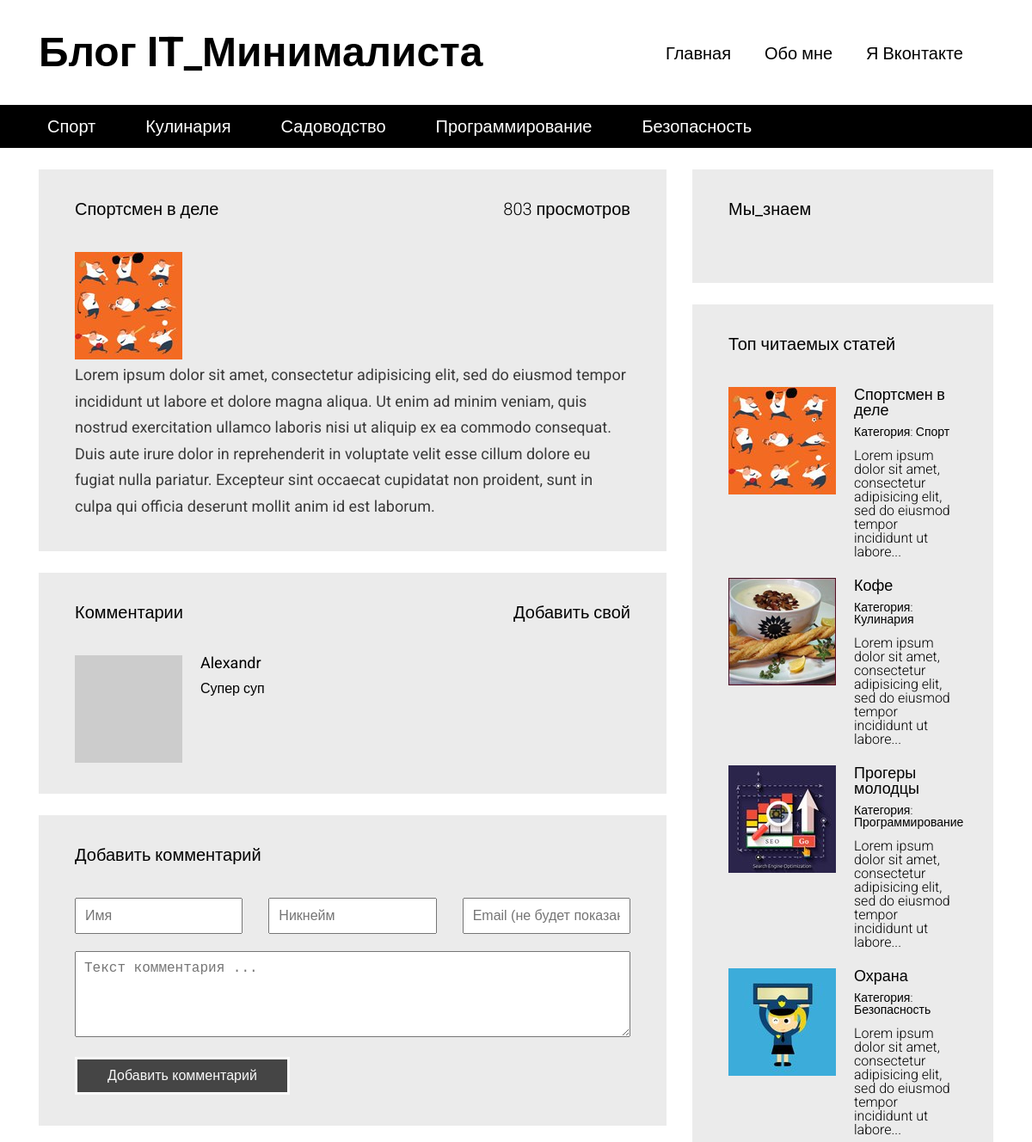
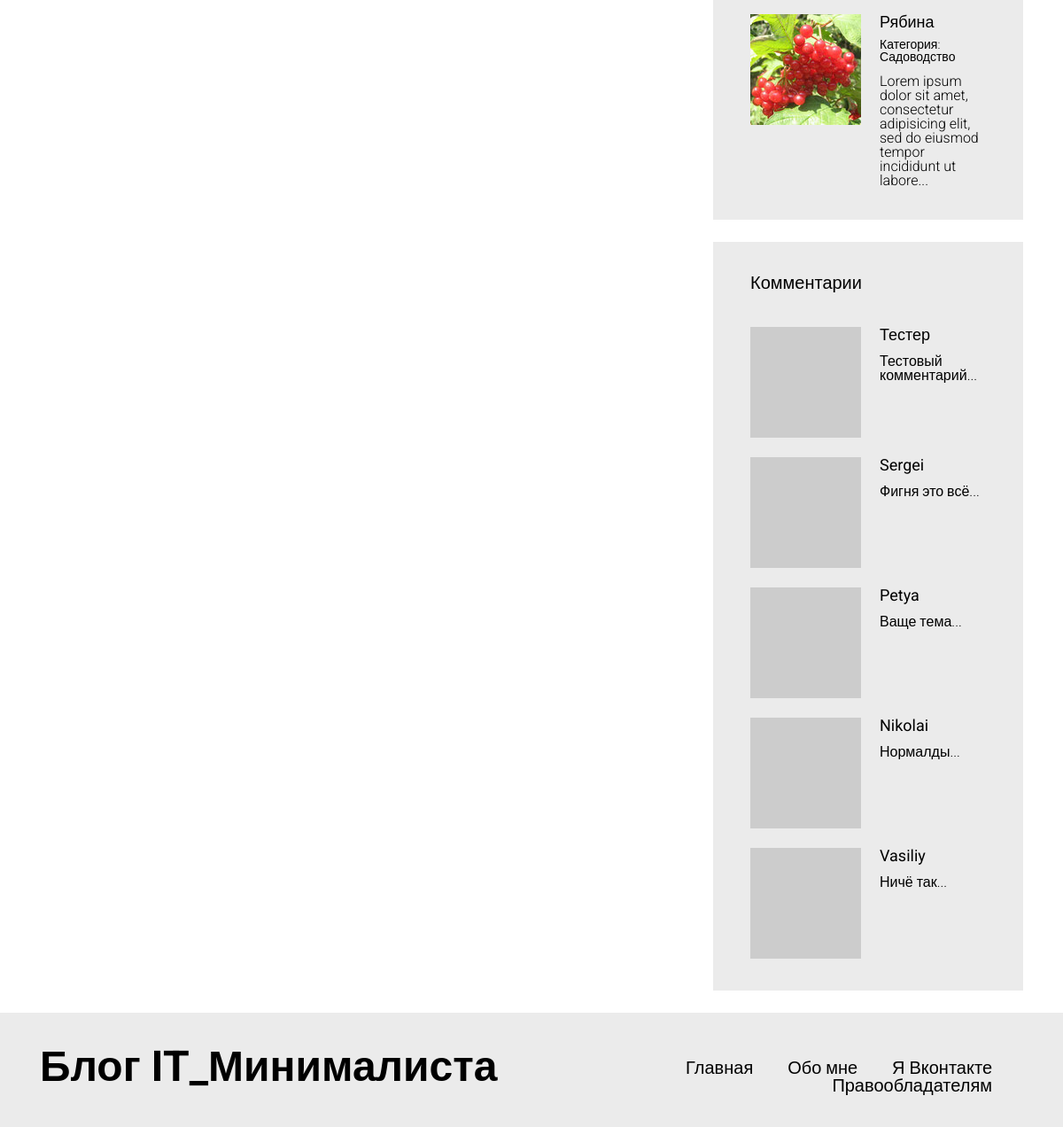
The app's page /article.php?id=8 with its own data (2 pictures, top to bottom).
### tables this page shows
CREATE TABLE IF NOT EXISTS `articles_categories` (
  `id` int(11) NOT NULL AUTO_INCREMENT,
  `title` varchar(100) NOT NULL,
  PRIMARY KEY (`id`)
);

CREATE TABLE IF NOT EXISTS `articles` (
  `id` int(11) NOT NULL AUTO_INCREMENT,
  `title` varchar(255) DEFAULT NULL,
  `image` varchar(255) NOT NULL,
  `text` text,
  `categorie_id` int(11) DEFAULT NULL,
  `pubdate` datetime DEFAULT NULL,
  `views` int(11) NOT NULL DEFAULT '0',
  PRIMARY KEY (`id`)
);

CREATE TABLE IF NOT EXISTS `comments` (
  `id` int(11) NOT NULL AUTO_INCREMENT,
  `author` varchar(100) DEFAULT NULL,
  `nickname` varchar(100) NOT NULL,
  `email` varchar(255) NOT NULL,
  `text` text NOT NULL,
  `pubdate` datetime NOT NULL,
  `articles_id` int(11) NOT NULL,
  PRIMARY KEY (`id`)
);

### includes/config.php (called while the page is built, shortened)
<?php
$config = array(
    'title' => 'Блог IT_Минималиста',
    'vk_url' => 'https://vk.com/id23141151',
    'db' => array(
            'server' => 'localhost',
            'username' => 'root',
            'password' => '',
            'name' => 'blog'
        )
);

### article.php (the view, shortened to what this page needs)
<?php
    require "includes/config.php";
?>
<!DOCTYPE html>
<html lang="en">
<head>
  <link rel="stylesheet" type="text/css" href="/media/assets/bootstrap-grid-only/css/grid12.css">
  <link rel="stylesheet" type="text/css" href="/media/css/style.css">
</head>
<body>
  <div id="wrapper">
<?php include "includes/header.php" ?>
<?php
    $article = mysqli_query($connection, "SELECT * FROM articles WHERE id=" . (int)$_GET['id']);
    if(mysqli_num_rows($article) <= 0)
    {
        ?>
            <div id="content">
      <div class="container">
        <div class="row">
          <section class="content__left col-md-8">
            <div class="block">
              <h3>Статья не найдена</h3>
              <div class="block__content">
                <div class="full-text">
                    Запрашиваемая страница не найдена!
                </div>
              </div>
            </div>
          </section>
          <section class="content__right col-md-4">
          </section>
        </div>
      </div>
    </div>
        <?php
    }else
    {
        $art = mysqli_fetch_assoc($article);
        mysqli_query($connection, "UPDATE articles SET views = views + 1 WHERE id = " .(int)$art['id']);
    ?>
                <div id="content">
      <div class="container">
        <div class="row">
          <section class="content__left col-md-8">
            <div class="block">
            <a><?php echo $art['views']; ?> просмотров</a>
              <h3><?php echo $art['title']; ?></h3>
              <div class="block__content">
                <img src="/static/images/<?php echo $art['image']; ?>" style="max-width: 100%;">
                <div class="full-text">
                    <?php echo $art['text']; ?>
                </div>
              </div>
            </div>
<div class="block">
<a href="#comment-add-form">Добавить свой</a>
  <h3>Комментарии</h3>
  <div class="block__content">
    <div class="articles articles__vertical">
          <?php
        $comments = mysqli_query($connection, "SELECT * FROM comments WHERE articles_id = " . (int)$art['id'] . " ORDER BY id DESC");
    while($comment = mysqli_fetch_assoc($comments))
    {
      ?>
<article class="article">
<div class="article__image" style="background-image: url(https://www.gravatar.com/avatar/<?php echo md5($comment['email']); ?>?s=125);"></div>
<div class="article__info">
  <a href="/article.php?id=<?php echo $comment['articles_id']; ?>"><?php echo $comment['author']; ?></a>
  <div class="article__info__preview"><?php echo $comment['text']; ?></div>
</div>
</article>
      <?php
    }
    ?>
    </div>
  </div>
</div>
<div id="comment-add-form" class="block">
  <h3>Добавить комментарий</h3>
  <div class="block__content">
    <form class="form" method="POST" action="/article.php?id=<?php echo $art['id']; ?>#comment-add-form">
      <div class="form__group">
        <div class="row">
          <div class="col-md-4">
            <input type="text" class="form__control" name="name" placeholder="Имя" value="<?php echo $_POST['name'] ?>">
          </div>
          <div class="col-md-4">
            <input type="text" class="form__control" name="nickname" placeholder="Никнейм" value="<?php echo $_POST['nickname'] ?>">
          </div>
          <div class="col-md-4">
            <input type="text" class="form__control" name="email" placeholder="Email (не будет показан)" value="<?php echo $_POST['email'] ?>">
          </div>
        </div>
      </div>
      <div class="form__group">
        <textarea name="text" class="form__control" placeholder="Текст комментария ..."><?php echo $_POST['text'] ?></textarea>
      </div>
      <div class="form__group">
        <input type="submit" class="form__control" name="do_post" value="Добавить комментарий">
      </div>
    </form>
  </div>
</div>
          </section>
          <section class="content__right col-md-4">
<?php include "includes/sidebar.php" ?>
          </section>
        </div>
      </div>
    </div>
    <?php
    }
?>
<?php include "includes/footer.php" ?>
  </div>
</body>
</html>

### includes/header.php
<header id="header">
  <div class="header__top">
    <div class="container">
      <div class="header__top__logo">
        <h1><?php echo $config['title']?></h1>
      </div>
      <nav class="header__top__menu">
        <ul>
          <li><a href="/">Главная</a></li>
          <li><a href="/pages/about_me.php">Обо мне</a></li>
          <li><a href="<?php echo $config['vk_url']?>" target="_blank">Я Вконтакте</a></li>
        </ul>
      </nav>
    </div>
  </div>
<?php
    $categories_q = mysqli_query($connection, "SELECT * FROM articles_categories");
    $categories = array();
    while($cat = mysqli_fetch_assoc($categories_q))
    {
        $categories[] = $cat;
    }
?>
  <div class="header__bottom">
    <div class="container">
      <nav>
        <ul>
            <?php
            foreach($categories as $cat)
            {
            ?>
            <li><a href="/articles.php?categorie=<?php echo $cat['id'] ?>"><?php echo $cat['title'] ?></a></li>
            <?php
            }
            ?>
        </ul>
      </nav>
    </div>
  </div>
</header>

### includes/sidebar.php (shortened to what this page needs)
<div class="block">
  <h3>Мы_знаем</h3>
  <div class="block__content">
  </div>
</div>
<div class="block">
  <h3>Топ читаемых статей</h3>
  <div class="block__content">
    <div class="articles articles__vertical">
    <?php
        $articles = mysqli_query($connection, "SELECT * FROM articles ORDER BY views DESC LIMIT 5");
    while($art = mysqli_fetch_assoc($articles))
    {
      ?>
<article class="article">
<div class="article__image" style="background-image: url(/static/images/<?php echo $art['image']; ?>);"></div>
<div class="article__info">
  <a href="/article.php?id=<?php echo $art['id']; ?>"><?php echo $art['title']; ?></a>
  <div class="article__info__meta">
  <?php
  $art_cat = false;
    foreach($categories as $cat)
    {
       if($cat['id'] == $art['categorie_id'])
       {
        $art_cat = $cat;
        break;
       }
    }
  ?>
    <small>Категория: <a href="articles.php?categorie=<?php echo $art_cat['id']; ?>"><?php echo $art_cat['title']; ?></a></small>
  </div>
  <div class="article__info__preview"><?php echo mb_substr(strip_tags($art['text']), 0, 100 , 'utf-8') . '...'; ?></div>
</div>
</article>
      <?php
    }
    ?>
    </div>
  </div>
</div>
<div class="block">
  <h3>Комментарии</h3>
  <div class="block__content">
    <div class="articles articles__vertical">
          <?php
        $comments = mysqli_query($connection, "SELECT * FROM comments ORDER BY id DESC LIMIT 5");
    while($comment = mysqli_fetch_assoc($comments))
    {
      ?>
<article class="article">
<div class="article__image" style="background-image: url(https://www.gravatar.com/avatar/<?php echo md5($comment['email']); ?>?s=125);"></div>
<div class="article__info">
  <a href="/article.php?id=<?php echo $comment['articles_id']; ?>"><?php echo $comment['author']; ?></a>
  <div class="article__info__preview"><?php echo mb_substr(strip_tags($comment['text']), 0, 100 , 'utf-8') . '...'; ?></div>
</div>
</article>
      <?php
    }
    ?>
    </div>
  </div>
</div>

### includes/footer.php
<footer id="footer">
  <div class="container">
    <div class="footer__logo">
      <h1><?php echo $config['title']?></h1>
    </div>
    <nav class="footer__menu">
      <ul>
        <li><a href="/">Главная</a></li>
        <li><a href="/pages/about_me.php">Обо мне</a></li>
        <li><a href="<?php echo $config['vk_url']?>" target="_blank">Я Вконтакте</a></li>
        <li><a href="/pages/copyright.php">Правообладателям</a></li>
      </ul>
    </nav>
  </div>
</footer>

### media/css/style.css (style rules this page uses)
html, body, div, span, applet, object, iframe, h1, h2, h3, h4, h5, h6, p, blockquote, pre, a, abbr, acronym, address, big, cite, code, del, dfn, em, img, ins, kbd, q, s, samp, small, strike, strong, sub, sup, tt, var, b, u, i, center, dl, dt, dd, ol, ul, li, fieldset, form, label, legend, table, caption, tbody, tfoot, thead, tr, th, td, article, aside, canvas, details, embed, figure, figcaption, footer, header, hgroup, menu, nav, output, ruby, section, summary, time, mark, audio, video { margin: 0; padding: 0; border: 0; font-size: 100%; font: inherit; vertical-align: baseline; }
article, aside, details, figcaption, figure, footer, header, hgroup, menu, nav, section { display: block; }
body { line-height: 1; }
ol, ul { list-style: none; }
h1 { font-size: 48px; font-weight: bold; }
h3 { font-size: 20px; font-weight: bold; }
body { font-family: 'Roboto', sans-serif; }
#header { margin-bottom: 25px; }
#header .header__top { padding: 37px 0; }
#header .header__top .header__top__logo { float: left; }
#header .header__top .header__top__menu { padding-top: 15px; text-align: right; }
#header .header__top .header__top__menu ul > li { display: inline-block; margin-right: 35px; }
#header .header__top .header__top__menu ul > li > a { font-size: 20px; text-decoration: none; color: black; }
#header .header__bottom { height: 50px; background-color: black; line-height: 50px; }
#header .header__bottom nav ul > li { display: inline-block; margin-right: 34px; }
#header .header__bottom nav ul > li > a { color: white; font-size: 20px; text-decoration: none; padding: 3px 10px; }
.block { background-color: #ebebeb; padding: 36px 42px; margin-bottom: 25px; }
.block > h3 { font-weight: normal; }
.block > a { float: right; font-size: 20px; color: black; text-decoration: none; font-weight: 300; }
.block .block__content { padding-top: 40px; }
.articles.articles__vertical .article { margin-bottom: 22px; }
.articles .article:last-child { margin-bottom: 0; }
.articles .article:after { visibility: hidden; display: block; font-size: 0; content: " "; clear: both; height: 0; }
.articles .article .article__image { width: 125px; height: 125px; overflow: hidden; background-color: black; float: left; background-repeat: no-repeat; background-size: cover; background-position: center center; }
.articles .article .article__info { margin-left: 125px; padding-left: 21px; }
.articles .article .article__info > a { color: black; font-size: 18px; font-weight: normal; text-decoration: none; }
.articles .article .article__info > .article__info__meta { font-size: 14px; font-weight: 300; margin-top: 9px; margin-bottom: 13px; }
.articles .article .article__info > .article__info__meta a { color: black; text-decoration: none; }
.articles .article .article__info > .article__info__preview { font-size: 16px; font-weight: 300; }
#footer { background-color: #ebebeb; padding: 37px 0; }
#footer .footer__logo { float: left; }
#footer .footer__menu { padding-top: 15px; text-align: right; }
#footer .footer__menu ul > li { display: inline-block; margin-right: 35px; }
#footer .footer__menu ul > li > a { font-size: 20px; text-decoration: none; color: black; font-weight: 300; }
.full-text { font-size: 18px; color: #3a3a3a; line-height: 1.7em; }
.form .form__group { margin-bottom: 20px; }
.form .form__group:last-child { margin-bottom: 0; }
.form .form__control { width: 100%; padding: 10px; font-size: 16px; outline: none; }
.form textarea.form__control { min-height: 100px; }
.form input[type="submit"].form__control { background-color: black; color: white; border: 3px solid white; width: 250px; opacity: 0.7; }

### records on screen
articles_categories: title "Спорт"
articles_categories: title "Кулинария"
articles_categories: title "Садоводство"
articles_categories: title "Программирование"
articles_categories: title "Безопасность"
articles: views "803", title "Спортсмен в деле", image (picture), text "Lorem ipsum dolor sit amet, consectetur adipisicing elit, sed do eiusmod tempor incididunt ut labore et dolore magna aliqua. Ut enim ad minim veniam, quis nostrud exercitation ullamco laboris nisi ut aliquip ex ea commodo consequat. Duis aute irure dolor in reprehenderit in voluptate velit esse cillum dolore eu fugiat nulla pariatur. Excepteur sint occaecat cupidatat non proident, sunt in culpa qui officia deserunt mollit anim id est laborum.", text "Lorem ipsum dolor sit amet, consectetur adipisicing elit, sed do eiusmod tempor incididunt ut labore"
comments: author "Alexandr", text "Супер суп"
articles: image (picture), title "Кофе", text "Lorem ipsum dolor sit amet, consectetur adipisicing elit, sed do eiusmod tempor incididunt ut labore"
articles: image (picture), title "Прогеры молодцы", text "Lorem ipsum dolor sit amet, consectetur adipisicing elit, sed do eiusmod tempor incididunt ut labore"
articles: image (picture), title "Охрана", text "Lorem ipsum dolor sit amet, consectetur adipisicing elit, sed do eiusmod tempor incididunt ut labore"
articles: image (picture), title "Рябина", text "Lorem ipsum dolor sit amet, consectetur adipisicing elit, sed do eiusmod tempor incididunt ut labore"
comments: author "Тестер", text "Тестовый комментарий"
comments: author "Sergei", text "Фигня это всё"
comments: author "Petya", text "Ваще тема"
comments: author "Nikolai", text "Нормалды"
comments: author "Vasiliy", text "Ничё так"

### other values on screen
$config['title'] "Блог IT_Минималиста"
